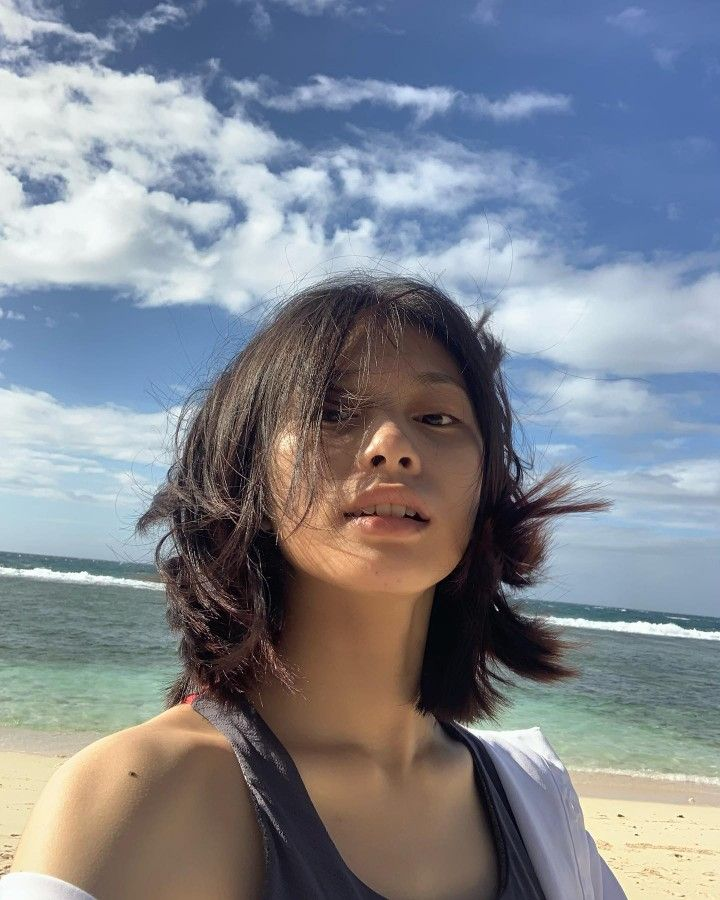
#> input picture baby.jpg, 720 x 900 px
$ python main.py
#> lines starting #> are read from the running program, lines starting #| are printed output that depends on the picture
import cv2 as cv
import numpy as np

img=cv.imread("baby.jpg")
#> img is the input picture: shape (900, 720, 3); mean B, G, R 144.1, 134.9, 129.7
gray=cv.imread("baby.jpg", 0)
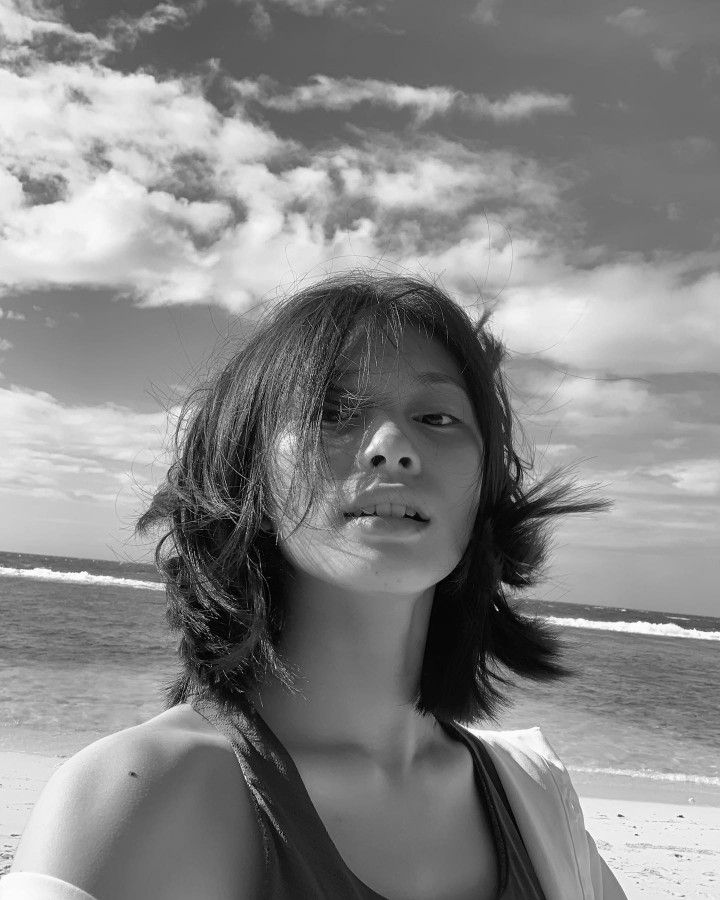
#> gray: shape (900, 720); min 0, max 255, mean 134.4

print("""
ACTIVITY #5:
The program should be:
Choose Program:
    1. Accept/load colored img. Grayscale should be rejected.
    2. Output a pixel value.
    3. Modify a pixel value.
    4. Set img dimensions. Within boundaries or not.
    5. Set img total pixel count. Higher or lower than the set pixel.
    6. Show the currently loaded image's data type.
    7. exit
""")

opt=int(input("input number: "))
#> the answer given: 3
if opt == 1 :
    imgLen = len(img.shape)
    grayLen = len(gray.shape)
    if imgLen > grayLen:
        cv.imshow("colored", img)
        cv.waitKey(0)
    else:
        exit()

elif opt == 2:
    x = int(input("for x axis: "))
    y = int(input("for y axis: "))
    color = int(input("BGR selection: [1. BLUE] [2. GREEN] [3. RED]: "))
    c=color-1
    print(img.item(x, y , c))


elif opt == 3:
    x = int(input("for x axis: "))
#> the answer given: 3
    y = int(input("for y axis: "))
#> the answer given: 3
    print(img[x, y])
#| [212 200 198]
    for i in range(0, 3, 1):
        color = int(input("BGR selection: [1. BLUE] [2. GREEN] [3. RED]: "))
#> (the run stopped early here; a loop or call above may not have finished)
